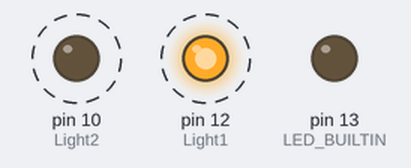
This sketch was run on a simulated Arduino Uno, built with avr-gcc and run on an emulated ATmega328P. Parts: output pins drawn as LEDs (lit = HIGH). Dashed ring = blinking.

Above: at 0.07 s.
Timing chart, 0 to 3.0 s (numbered marks = the images above):
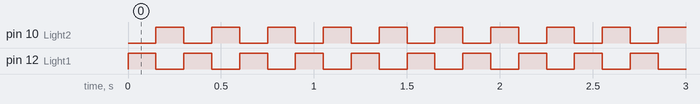

Measured:
- by itself, pin 10 (Light2), pin 12 (Light1): alternates HIGH for 0.15 s and LOW for 0.15 s

The sketch:

Flashing_Lights.ino
```cpp
// Code written by Inventr.io for the 30 Day Adventure Kit
// Learn more at https://inventr.io/adventure


int Light1 = 12; // The HERO Board Pin that the LED is wired to
int Light2 = 10; // The HERO Board Pin that the LED is wired to
int flashDelay = 150;

// the setup function runs once when you press reset or power the board
void setup() {
  // initialize digital pin LED_BUILTIN as an output.
  pinMode(Light1, OUTPUT);
  pinMode(Light2, OUTPUT);
  pinMode(LED_BUILTIN, OUTPUT);
  digitalWrite(LED_BUILTIN, LOW);

}

// the loop function runs over and over again forever
void loop() {
 digitalWrite(Light1, HIGH);
 digitalWrite(Light2, LOW);
 delay(flashDelay);
 digitalWrite(Light2, HIGH);
 digitalWrite(Light1, LOW);
 delay(flashDelay);

}
```
